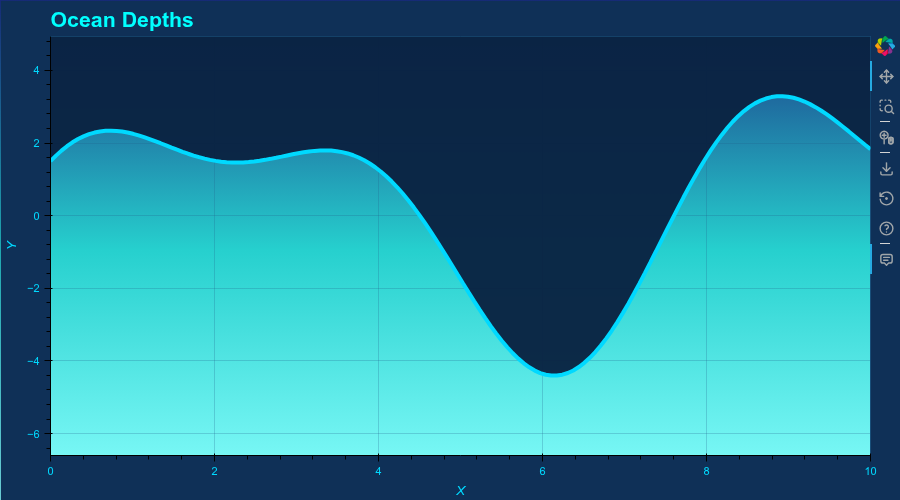

This figure's Python source:
import numpy as np
from bokeh_rocks import save_plot, create_gradient_masked_plot
from bokeh.plotting import show
x_ocean = np.linspace(0, 10, 150)
y_ocean = np.sin(x_ocean * 0.8) * 3 + np.cos(x_ocean * 1.5) * 1.5

ocean_plot = create_gradient_masked_plot(
    x_data=x_ocean,
    y_data=y_ocean,
    gradient_colors=["#1a2980 0%", "#26d0ce 50%", "#89fffd 100%"],
    gradient_direction="to bottom",
    mask_color="#0a2342",
    line_color="#00d9ff",
    line_width=4,
    title="Ocean Depths",
    width=900,
    height=500,
    border_color="#0f3057",
    grid_color="#1e5f8c",
    grid_alpha=0.25,
    title_color="#00ffff"
)
show(ocean_plot)
save_plot(ocean_plot, "output/area_06")  
